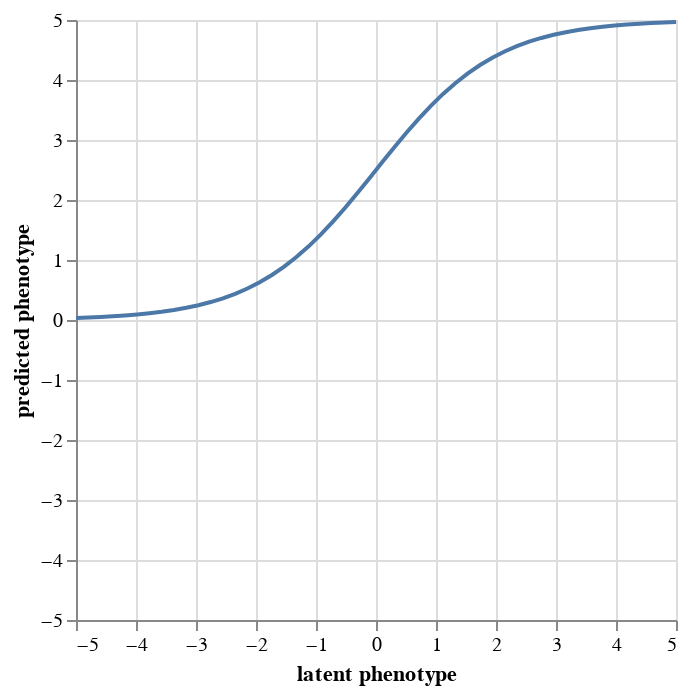

Notebook cell for this chart:
### Markdown cell above
### Sigmoidal model (default):

By default, the global-epistasis function here assumes a sigmoidal relationship between
a protein's latent property and its functional score measured in the experiment
(e.g., log enrichment score). Using free parameters, the sigmoid
can flexibly conform to an optimal shape informed by the data. 
Note that this function is independent from the
experimental condition from which a variant is observed.

Given latent phenotype, $\phi_d(v) = z$, let

$$
g(z) =  \frac{\theta_{\text{scale}}}{1 + e^{-z}} + \theta_{\text{bias}}
$$

Where $\theta_{\text{scale}}$ and $\theta_{\text{bias}}$ are free parameters defining the range and lower bound of the sigmoid, respectively.

Below is an interactive plot showing the effect of the sigmoidal global epistasis as a function of an adjustable $\theta_{\text{scale}}$, and $\theta_{\text{bias}}$:

### Code cell
import altair as alt

import numpy

import pandas as pd


df = pd.DataFrame({"latent": numpy.linspace(-5, 5, 50)})

slider_s = alt.binding_range(min=0.1, max=10)
var_s = alt.param(bind=slider_s, value=5, name="theta_scale")

slider_b = alt.binding_range(min=-10, max=5)
var_b = alt.param(bind=slider_b, value=0, name="theta_bias")

(
    alt.Chart(df)
    .transform_calculate(
        phenotype=(1 / (1 + alt.expr.exp(-1*alt.datum['latent'])))
        * var_s
        + var_b
    )
    .encode(
        x=alt.X("latent", title="latent phenotype", scale=alt.Scale(domain=[-5, 5])),
        y=alt.Y("phenotype:Q", title="predicted phenotype", scale=alt.Scale(domain=[-5, 5]))
    )
    .mark_line()
    .add_params(var_s, var_b)
)

### Figure 1 — Vega-Lite specification as saved in the notebook (floating-point values rounded to 4 significant figures)
{"config": {"view": {"continuousWidth": 300, "continuousHeight": 300}}, "data": {"name": "data-ebf3a22bc86bf79e10d2059712505f43"}, "mark": {"type": "line"}, "encoding": {"x": {"field": "latent", "scale": {"domain": [-5, 5]}, "title": "latent phenotype", "type": "quantitative"}, "y": {"field": "phenotype", "scale": {"domain": [-5, 5]}, "title": "predicted phenotype", "type": "quantitative"}}, "params": [{"name": "theta_scale", "bind": {"input": "range", "max": 10, "min": 0.1}, "value": 5}, {"name": "theta_bias", "bind": {"input": "range", "max": 5, "min": -10}, "value": 0}], "transform": [{"calculate": "(((1 / (1 + exp((-1 * datum['latent'])))) * theta_scale) + theta_bias)", "as": "phenotype"}], "$schema": "https://vega.github.io/schema/vega-lite/v5.6.1.json", "datasets": {"data-ebf3a22bc86bf79e10d2059712505f43": [{"latent": -5.0}, {"latent": -4.796}, {"latent": -4.592}, {"latent": -4.388}, {"latent": -4.184}, {"latent": -3.98}, {"latent": -3.776}, {"latent": -3.571}, {"latent": -3.367}, {"latent": -3.163}, {"latent": -2.959}, {"latent": -2.755}, {"latent": -2.551}, {"latent": -2.347}, {"latent": -2.143}, {"latent": -1.939}, {"latent": -1.735}, {"latent": -1.531}, {"latent": -1.327}, {"latent": -1.122}, {"latent": -0.9184}, {"latent": -0.7143}, {"latent": -0.5102}, {"latent": -0.3061}, {"latent": -0.102}, {"latent": 0.102}, {"latent": 0.3061}, {"latent": 0.5102}, {"latent": 0.7143}, {"latent": 0.9184}, {"latent": 1.122}, {"latent": 1.327}, {"latent": 1.531}, {"latent": 1.735}, {"latent": 1.939}, {"latent": 2.143}, {"latent": 2.347}, {"latent": 2.551}, {"latent": 2.755}, {"latent": 2.959}, {"latent": 3.163}, {"latent": 3.367}, {"latent": 3.571}, {"latent": 3.776}, {"latent": 3.98}, {"latent": 4.184}, {"latent": 4.388}, {"latent": 4.592}, {"latent": 4.796}, {"latent": 5.0}]}}
